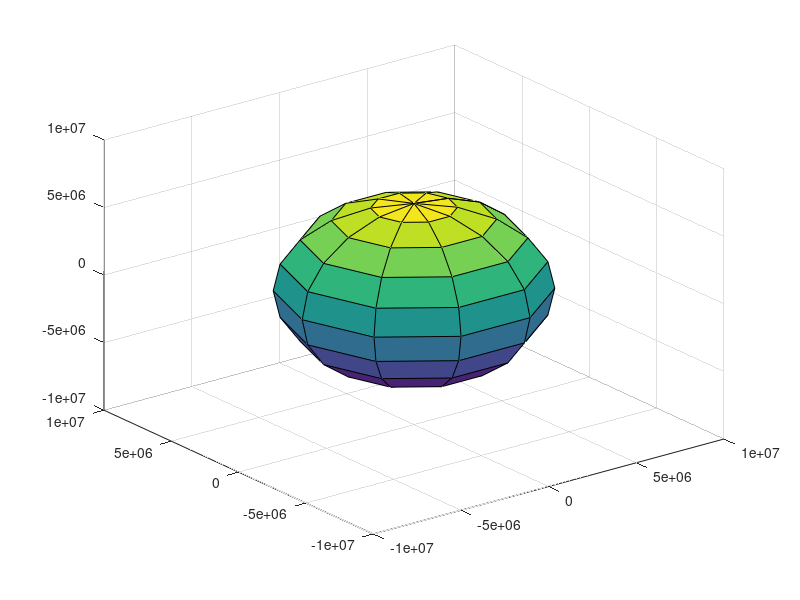

MATLAB code for this plot: (Note: this script raises an error after producing the figure.)
clc;
close all;
clear all;
 

b_ear_sun = 0;
b_sat_ear = pi;



%% Sphere Model Development

% Number of nodes
numNodes_list = [10, 20, 40, 80 ];
for nn = 1 : length(numNodes_list)
numNodes = numNodes_list(nn);
r_ear = 6.371e+6;  %(m);
[X,Y,Z] = sphere(numNodes);
X = r_ear * X;
Y = r_ear * Y;
Z = r_ear * Z;

% XYZ = 
centerNodes = zeros([size(X), 4]); % First column for labels, fifth column for lateral surface areas

Area = zeros(numNodes);

for i = 1 : numNodes
    for j = 1 : numNodes

        node1 = [X(i, j), Y(i, j), Z(i, j)];
        node2 = [X(i, j+1), Y(i, j+1), Z(i, j+1)];
        node3 = [X(i+1, j), Y(i+1, j), Z(i+1, j)];
        node4 = [X(i+1, j+1), Y(i+1, j+1), Z(i+1, j+1)];

        V1 = node2 - node1;
        V2 = node3 - node1;
        V3 = node4 - node1;

        Area(i,j) = 0.5 * ( norm(cross(V1,V2)) + norm(cross(V2,V3)) );

        % Save center node information
        centerNodes(i, j, :) = [  (X(i, j) + X(i, j+1) + X(i+1, j) + X(i+1, j+1)) / 4;
                                  (Y(i, j) + Y(i, j+1) + Y(i+1, j) + Y(i+1, j+1)) / 4;
                                  (Z(i, j) + Z(i, j+1) + Z(i+1, j) + Z(i+1, j+1)) / 4;
                                  Area(i,j)];
        % Add label to center node
        text(centerNodes(i, j, 1), ...
             centerNodes(i, j, 2), ...
             centerNodes(i, j, 3), ...
             sprintf('%d, %d', i, j), ...
             'FontSize', 8, 'Color', 'r');
    end
end

h = surf(X,Y,Z);
Normal_Vectors = Area.*h.FaceNormals;



 %% Radiation models
 % position vectors definition

% r_ear_sun = 1.496e+11;
r_sat_ear = 6.371e+6 + 2e+6 ; 
r_ear = 6.371e+6;
area_sat = 100;   %(m^2)
R_ear_sun = @(r,beta_e_sun) r * [ cos(beta_e_sun) , sin(beta_e_sun) ,0 ];          % position vector of the earth respect to the sun
R_sat_ear = @(beta_sat_ear) r_sat_ear * [ cos(beta_sat_ear) , sin(beta_sat_ear) ,0 ] ;        % position vector of the sat respect to the earth
R_sat_sun = @(r,beta_e_sun, beta_sat_e) R_ear_sun(r,beta_e_sun) + R_sat_ear(beta_sat_e);    % position vector of the sat respect to the sun

unit_vector_normalto_sat = @(beta_sat_ear) -1 * R_sat_ear(beta_sat_ear) / norm(R_sat_ear(beta_sat_ear));
A_sat = @(beta_sat_ear)  area_sat * unit_vector_normalto_sat(beta_sat_ear);







 % Total radiation
  
% Define time parameters
totaltime = 3.154e7; % Total simulation time (1 year in s)
% numsteps = 50;
% timestep = totaltime / numsteps;

timestep = 7620 /20;
numsteps=round(totaltime/timestep);
numsteps = 1;
%Time Implementation
% loop through time steps
n_earth = 2*pi/totaltime;  % rad/s
e = 0.0167;
G = 6.6371e-11; % Gravitational Constant in m^3/kg*s^2
mass_earth = 5.97e24; % in kg
mu = G*mass_earth; % Standard gravitational parameter in m^3/s^2
a = 1.49e11;   % m
h = sqrt( mu * a * (1-e^2) ) ;   % kg.m^2/s

alpha = 0.12; 
eps = 0.5; 
ae = alpha/eps;
sigma = 5.67*10^-8; % m^2/K.w

I_mat = zeros(numsteps,numNodes+1,numNodes+1);
Q_mat = zeros(numsteps,numNodes+1,numNodes);
Mat = zeros(numsteps,3);

% parfor step = 1:   10000%0.1*numsteps+1
step = 1;
t = (step - 1)*timestep;
M = n_earth*(t); 
theta  = M+(2*e-0.25*e^3)*sin(M)+(5/4)*e^2*sin(2*M)+(13/12)*e^3*sin(3*M);
r = (h^2/mu)/(1+e*cos(theta));   % earth sun dist

% 1- Sun Model
Q_sun = sun_model(r,r_ear,R_ear_sun(r,b_ear_sun),R_sat_sun(r,b_ear_sun, b_sat_ear), A_sat(b_ear_sun));
%2- Planetary Albedo Model
[Q_A,I,Q ]  = albedo_model(Normal_Vectors,centerNodes,A_sat(b_sat_ear), R_ear_sun(r,b_ear_sun),R_sat_ear(b_sat_ear),area_sat);
% 3- Earth Model
Q_p = earth_model();
Q_gen = 10000; 
Temp(nn) =( ((Q_gen/eps)+( Q_p + ae*(Q_sun + Q_A)))/(2*area_sat*sigma) )^0.25;

%     Mat(step,1) = Q_p ;
%     Mat(step,2) = Q_sun ;
%     Mat(step,3) = Q_A ;

theta_earth_mat(step) = theta;
theta_sat_mat(step) = b_sat_ear;

I_mat(step,:,:) = I; 
Q_mat(step,:,:) = Q; 
 
% end
Q_tot(nn) = Q_sun  + Q_A + Q_p ;

nn
Q_tot(nn)
 

end

%%
for i = 1 : length(Q_tot)-1

    Rel_Err(i) = 100* abs((Q_tot(i+1)-Q_tot(i))/Q_tot(i));

end


f = figure 

plot(numNodes_list , Q_tot, '-o','LineWidth',2)
hold on

xlabel("Number of elements in long and lat")
ylabel("Absorbed radiation (W)")
yyaxis right

plot(numNodes_list(2:end) , Rel_Err, '-s','LineWidth',2)

grid on 
grid minor 

% Increase the thickness of the ticks
ax = gca; % Get the current axis handle
ax.FontSize = 16; % Set the font size of the ticks
% ax.LineWidth = 2; % Set the thickness of the ticks
xticks(numNodes_list)
% You can also set other properties if needed, e.g., ax
ylabel("Relative Error (%)")
saveas(f,['fig_Q_sensitivity_',num2str(rad2deg(b_ear_sun)),'_',num2str(rad2deg(b_sat_ear))],"png")

%%

for i = 1 : length(Q_tot)-1

    Rel_Err_temp(i) = 100* abs((Temp(i+1)-Temp(i))/Temp(i));

end
f = figure 

plot(numNodes_list , Temp, '-o','LineWidth',2)
hold on

xlabel("Number of elements in long and lat")
ylabel("Satallite temperature (K)")
yyaxis right

plot(numNodes_list(2:end) , Rel_Err_temp, '-s','LineWidth',2)

grid on 
grid minor 

% Increase the thickness of the ticks
ax = gca; % Get the current axis handle
ax.FontSize = 16; % Set the font size of the ticks
% ax.LineWidth = 2; % Set the thickness of the ticks
xticks(numNodes_list)
% You can also set other properties if needed, e.g., ax
ylabel("Relative Error (%)")
saveas(f,['fig_temp_sensitivity_',num2str(rad2deg(b_ear_sun)),'_',num2str(rad2deg(b_sat_ear))],"png")
 
%% 
f= figure('Position',[100 100 1000 600]);
 
 
r_eartosun = 1.496e11;
f_sun = 1e+3;

pe = R_ear_sun(r_eartosun, b_ear_sun)/f_sun/2.5;
psat = R_sat_ear(b_sat_ear);

subplot(1,2,[1,2])
quiver3(0,0,0,pe(1), pe(2), pe(3)) 
hold on
quiver3(pe(1),pe(2),pe(3),psat(1), psat(2), psat(3))
% sun 
r_sun = 7e+9/f_sun;
[x,y,z] = sphere;
x = r_sun*x; y = r_sun*y; z = r_sun*z; 
surf(x,y,z, 10000*ones(size(z)),"EdgeColor","red","LineStyle","-.")
% earth
x = pe(1)+X; y = pe(2)+Y; z = pe(3)+Z; 
% surf(x,y,z, squeeze(I_mat(k,:,:)), 'EdgeAlpha',0.2)
Q_mat(:,:,end+1) = Q_mat(:,:,end);
surf(x,y,z, squeeze(Q_mat(1,:,:)), 'EdgeAlpha',0.2)
%satallite
pss = pe + psat ;
f_sat = 1e+6;
n_sat = 10;
[x,y,z] = ellipsoid(pss(1), pss(2), pss(3), 1*f_sat,1*f_sat,1*f_sat, n_sat);
% x = f_sat * x; y = f_sat* y; z = f_sat*z;
sat = surf(x,y,z, zeros(n_sat) );
% rotate(sat, [0,0,1],rad2deg(b_sat_ear) )
axis equal
view(-20, 65)
title("Sun radiation on the earth")
hold off
% color bar; 
% caxis([0 round(max(max(Q_mat)))]);

xlim([-1e7 8e7])
ylim([-1e7 1e7])
saveas(f,['fig_',num2str(rad2deg(b_ear_sun)),'_',num2str(rad2deg(b_sat_ear))],"png")












